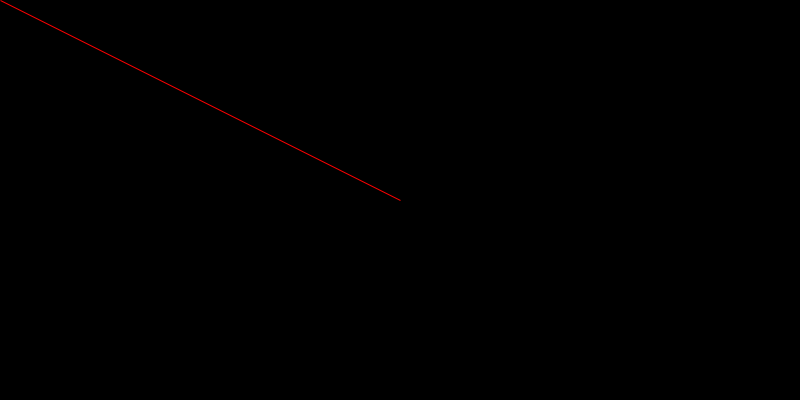
Frame 1 (no input)
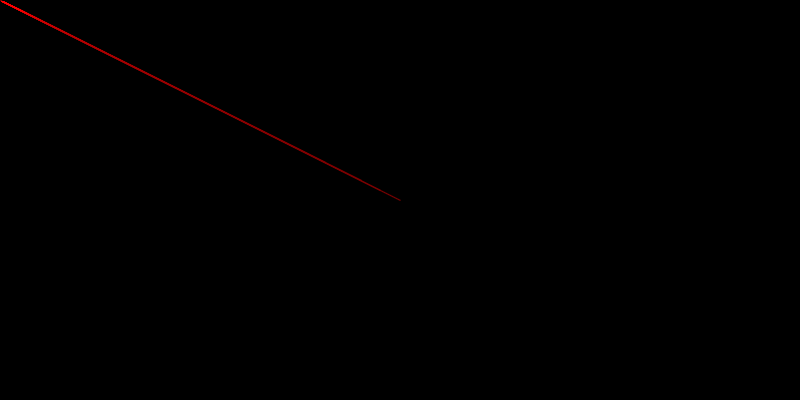
Frame 60 (the mouse pressed at the canvas centre just before this capture)
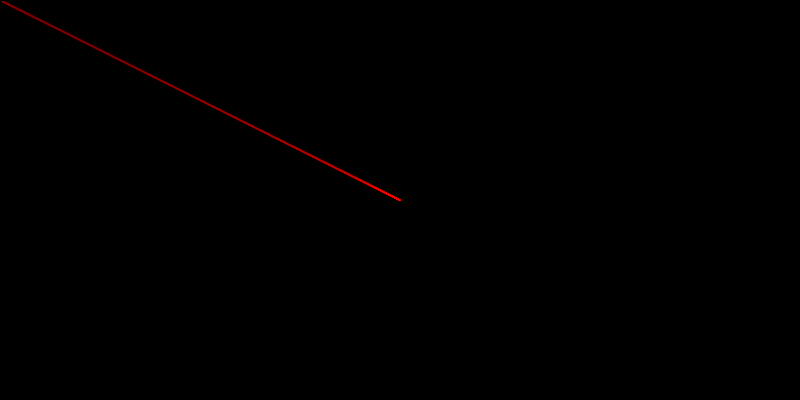
Frame 120 (the mouse held since frame 60 and released just before this capture)

The Processing sketch that drew these frames (run headless with seeded random() and noise(); from frame 60 on, the mouse is pressed at the canvas centre):

// Processing sketch: processing_56227
// ── processing_56227.pde

  float cx;
  float cy;
  
//inicialitzaciÃ³
void setup(){
  smooth();
  size(800, 400);
  background(0);
  cx=width/2;
  cy=height/2;
}

//pintar
void draw(){
  //clear the background with transparency
  stroke(0,0,0);
  fill (0,0,0,3);
  rect(0,0,width,height);
  
  //draw the stroke
  fill (255,0,0,255);
  stroke(255,0,0);
  triangle(cx,cy,pmouseX,pmouseY,mouseX,mouseY);
  //line (cx, cy, mouseX, mouseY);
  cx=0.95*cx + 0.05*mouseX;
  cy=0.95*cy + 0.05*mouseY;
  
  
}
